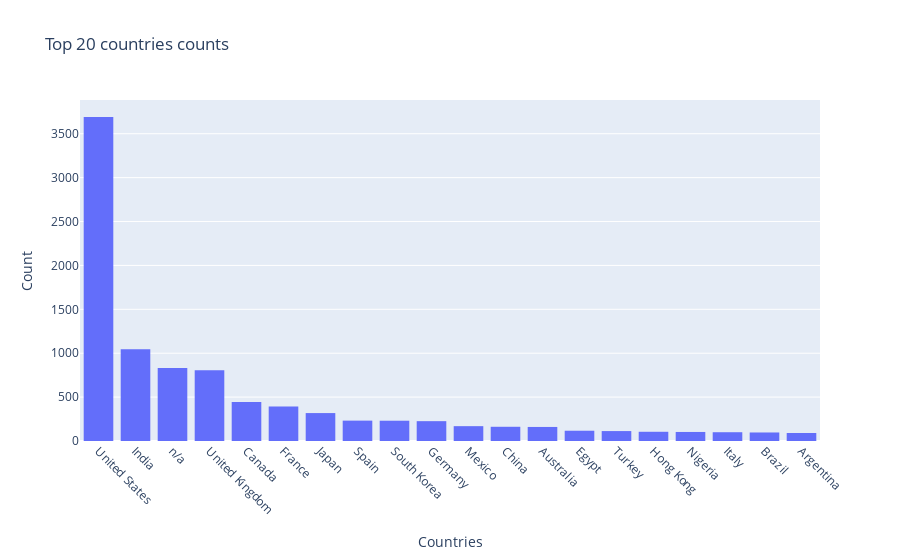

The notebook cell this image was saved under:
### Markdown cell above
#### Top-20 countries by show production? <a name='q__top20_countries'></a>

### Code cell
values = df_decomposed['country'].value_counts()[:20]

values = values.to_frame().reset_index()
values = values.rename(columns={
    'index':'country',
    'country': 'count'
})
fig = px.histogram(data_frame=values, x='country', y='count',
                   title='Top 20 countries counts')
fig.update_xaxes(title_text='Countries',
                tickangle=45,
                title_standoff=20)
fig.update_yaxes(title_text='Count')
# fig.update_layout(hovermode='x')

### Figure 1 — Plotly figure (JSON) as saved in the notebook; plotly's stock layout.template omitted (floating-point values rounded to 4 significant figures)
{"data": [{"alignmentgroup": "True", "bingroup": "x", "histfunc": "sum", "hovertemplate": "country=%{x}<br>sum of count=%{y}<extra></extra>", "legendgroup": "", "marker": {"color": "#636efa", "pattern": {"shape": ""}}, "name": "", "offsetgroup": "", "orientation": "v", "showlegend": false, "type": "histogram", "x": ["United States", "India", "n/a", "United Kingdom", "Canada", "France", "Japan", "Spain", "South Korea", "Germany", "Mexico", "China", "Australia", "Egypt", "Turkey", "Hong Kong", "Nigeria", "Italy", "Brazil", "Argentina"], "xaxis": "x", "y": [3690, 1046, 831, 806, 445, 393, 318, 232, 231, 226, 169, 162, 160, 117, 113, 105, 103, 100, 97, 91], "yaxis": "y"}], "layout": {"barmode": "relative", "legend": {"tracegroupgap": 0}, "title": {"text": "Top 20 countries counts"}, "xaxis": {"anchor": "y", "domain": [0, 1], "tickangle": 45, "title": {"standoff": 20, "text": "Countries"}}, "yaxis": {"anchor": "x", "domain": [0, 1], "title": {"text": "Count"}}}}
